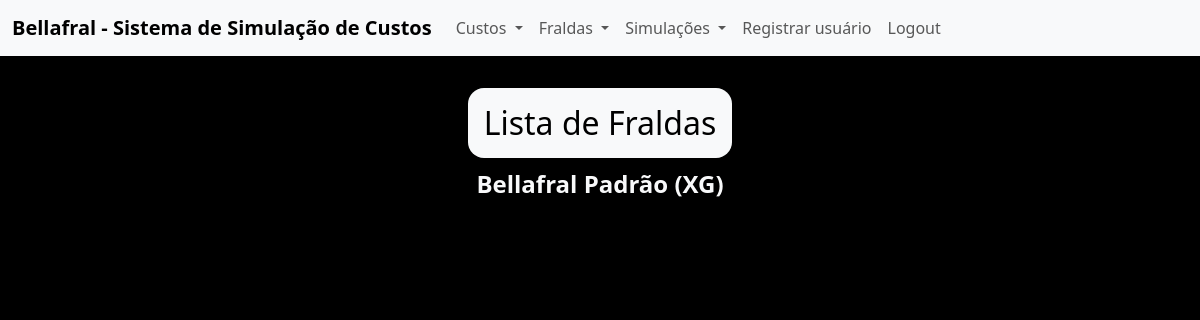
The page /bellafral/bellafral_list on the database as committed earlier.
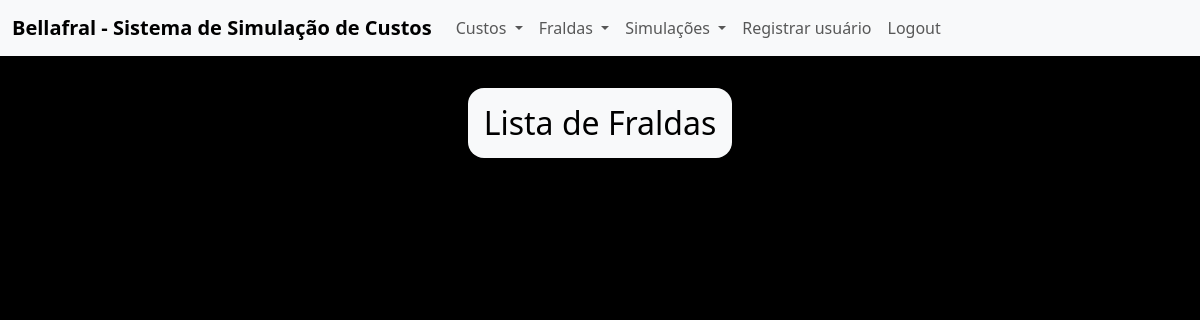
The same page on the database as committed later.
### bellafral/models.py (models this page shows)
class Bellafral(models.Model):
    modelo = models.CharField(max_length=100, choices=modelos, default='Bellafral')
    identificador = models.CharField(max_length=100)
    tamanho = models.CharField(max_length=2, choices=tamanhos)
    celulose_virgem = models.DecimalField(verbose_name='Celulose virgem (Kg)', max_digits=10, decimal_places=4, default=0)
    celulose_virgem_total_unit_cost = models.DecimalField(verbose_name='Custo unitário da celulose virgem (R$)', max_digits=10, decimal_places=4, default=0, blank=True, null=True)
    gel = models.DecimalField(verbose_name='Gel (Kg)', max_digits=10, decimal_places=4, default=0)
    gel_total_unit_cost = models.DecimalField(verbose_name='Custo unitário do gel (R$)', max_digits=10, decimal_places=4, default=0, blank=True, null=True)
    tnt_filtrante_780 = models.DecimalField(verbose_name='TNT - Filtrante - 780mm (m2)', max_digits=10, decimal_places=4, default=0)
    tnt_filtrante_780_total_unit_cost = models.DecimalField(verbose_name='Custo unitário do TNT - Filtrante - 780mm (R$)', max_digits=10, decimal_places=4, default=0, blank=True, null=True)
    fita_adesiva_tape = models.DecimalField(verbose_name='Fita adesiva - Tape (Kg)', max_digits=10, decimal_places=4, default=0)
    fita_adesiva_tape_total_unit_cost = models.DecimalField(verbose_name='Custo unitário da fita adesiva - Tape (R$)', max_digits=10, decimal_places=4, default=0, blank=True, null=True)
    elastico_elastano_lycra = models.DecimalField(verbose_name='Elástico - Elastano - Lycra (Kg)', max_digits=10, decimal_places=4, default=0)
    elastico_elastano_lycra_total_unit_cost = models.DecimalField(verbose_name='Custo unitário do elástico - Elastano - Lycra (R$)', max_digits=10, decimal_places=4, default=0, blank=True, null=True)
    barreira = models.DecimalField(verbose_name='Barreira (m2)', max_digits=10, decimal_places=4, default=0)
    barreira_total_unit_cost = models.DecimalField(verbose_name='Custo unitário da barreira (R$)', max_digits=10, decimal_places=4, default=0, blank=True, null=True)
    polietileno_filme_780 = models.DecimalField(verbose_name='Polietileno - Filme - 780mm (Kg)', max_digits=10, decimal_places=4, default=0)
    polietileno_filme_780_total_unit_cost = models.DecimalField(verbose_name='Custo unitário do polietileno - Filme - 780mm (R$)', max_digits=10, decimal_places=4, default=0, blank=True, null=True)
    hot_melt_const = models.DecimalField(verbose_name='Hot-Melt Construção (Kg)', max_digits=10, decimal_places=4, default=0)
    hot_melt_const_total_unit_cost = models.DecimalField(verbose_name='Custo unitário do Hot-Melt Construção (R$)', max_digits=10, decimal_places=4, default=0, blank=True, null=True)
    total_cost = models.DecimalField(verbose_name='Custo total (R$)', max_digits=10, decimal_places=4, default=0, blank=True, null=True)
    qtd_p_pacote = models.IntegerField(verbose_name='Quantidade de peças por pacote', default=0)
    embalagem = models.DecimalField(verbose_name='Embalagem (R$)', max_digits=10, decimal_places=4, default=0)
    saco_fardos = models.DecimalField(verbose_name='Saco para fardos/Encarte (R$)', max_digits=10, decimal_places=4, default=0)
    custo_pacote = models.DecimalField(blank=True, null=True, verbose_name='Custo do pacote (R$)', max_digits=10, decimal_places=4, default=0)
    custo_unitario_final = models.DecimalField(blank=True, null=True, verbose_name='Custo unitário final (R$)', max_digits=10, decimal_places=4, default=0)
    comissao = models.DecimalField(verbose_name='Comissão (%)', max_digits=10, decimal_places=4, default=0)
    impostos = models.DecimalField(verbose_name='Impostos (%)', max_digits=10, decimal_places=4, default=0)
    frete = models.DecimalField(verbose_name='Frete (%)', max_digits=10, decimal_places=4, default=0)
    margem_contribuicao = models.DecimalField(verbose_name='Margem de contribuição (%)', max_digits=10, decimal_places=4, default=0)
    st = models.DecimalField(verbose_name='ST (%)', max_digits=10, decimal_places=4, default=0)
    preco_venda = models.DecimalField(blank=True, null=True, verbose_name='Preço de venda (R$)', max_digits=10, decimal_places=4, default=0)
    preco_venda_unitario = models.DecimalField(blank=True, null=True, verbose_name='Preço de venda unitário (R$)', max_digits=10, decimal_places=4, default=0)
    preco_venda_st = models.DecimalField(blank=True, null=True, verbose_name='Preço de venda com ST (R$)', max_digits=10, decimal_places=4, default=0)
    preco_venda_st_unitario = models.DecimalField(blank=True, null=True, verbose_name='Preço de venda unitário com ST (R$)', max_digits=10, decimal_places=4, default=0)
    def __str__(self):
        return (f'{self.modelo} {self.identificador} ({self.tamanho})')

### bellafral/views.py (the view)
# urls.py: path('bellafral_list', views.bellafral_list, name='bellafral_list'),
def bellafral_list(request):
    bellafral = Bellafral.objects.all()
    return render(request, 'bellafral_list.html', {'bellafral': bellafral})

### bellafral/templates/bellafral_list.html (shortened to what this page needs)
{% extends 'index.html' %}
{% block css %}
    {% load static %}
    <link rel="stylesheet" href="{% static "bellafral_list.css" %}">
{% endblock css %}
{% block content %}
    <section id="bellafral_list_header">
        <h2>Lista de Fraldas</h2>
    </section>
    <section id="bellafral_list">
        {% for fralda in bellafral %}
            <a href="{% url "bellafral:bellafral_details" fralda.id %}">{{ fralda }}</a>
        {% endfor %}
    </section>
{% endblock content %}

Rows that differ between the two databases and show on the page:
removed Bellafral: modelo+identificador+tamanho "Bellafral Padrão (XG)"
